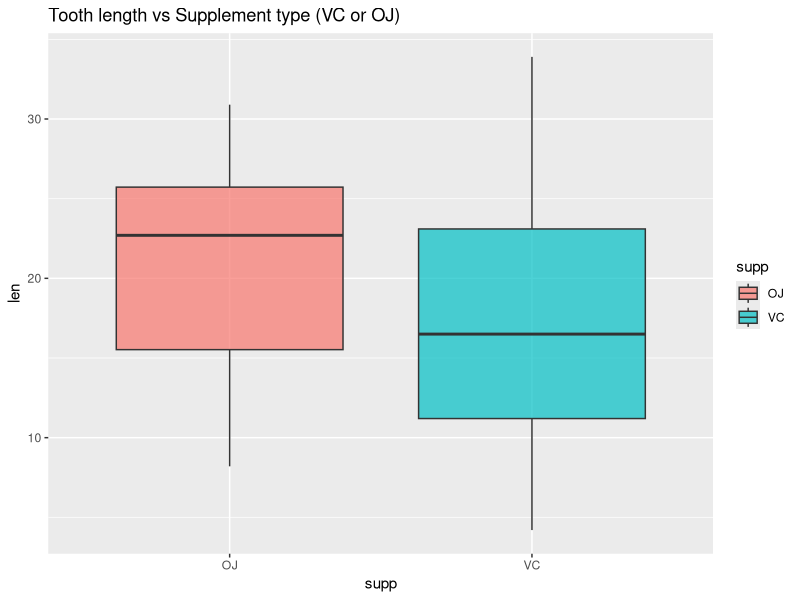
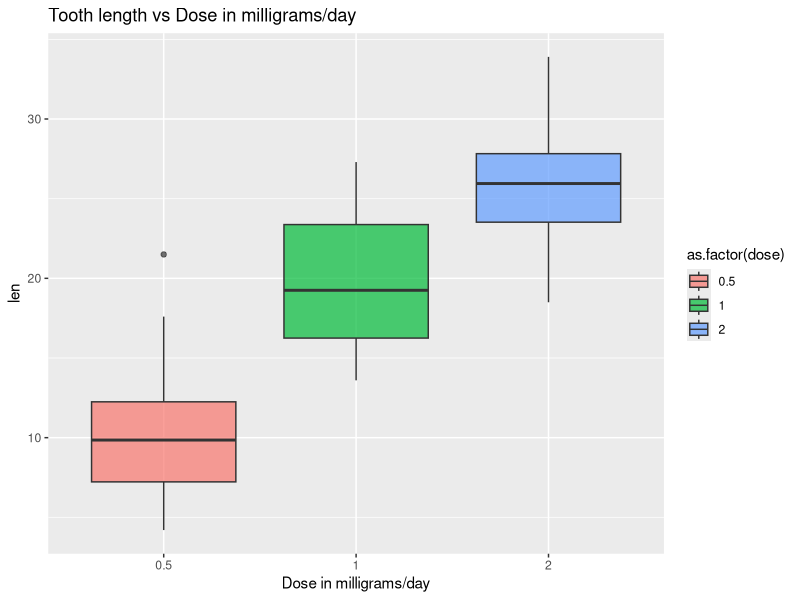

Generate these figures, in order, with R: (Note: this script raises an error after producing the figures.)
## ---- chunk 1
knitr::opts_chunk$set(echo = TRUE)
## ---- chunk 2
library(ggplot2)
library(dplyr)
## ---- chunk 3
data("ToothGrowth")
## ---- chunk 4
head(ToothGrowth)
## ---- chunk 5
str(ToothGrowth)
## ---- chunk 6
summary(ToothGrowth)
## ---- chunk 7
ToothGrowth %>%
  group_by(supp) %>%
  summarise(lenMean = mean(len), lenMedian = median(len), lenSD = sd(len))
## ---- chunk 8
ggplot(data = ToothGrowth, aes(x = supp, y = len)) +
  geom_boxplot(aes(fill=supp), alpha=.7) +
  labs(title="Tooth length vs Supplement type (VC or OJ)")
## ---- chunk 9
ToothGrowth %>%
  group_by(as.factor(dose)) %>%
  summarise(lenMean = mean(len), lenMedian = median(len), lenSD = sd(len))
## ---- chunk 10
ggplot(data = ToothGrowth, aes(x = as.factor(dose), y = len)) +
  geom_boxplot(aes(fill=as.factor(dose)), alpha=.7) +
  labs(title="Tooth length vs Dose in milligrams/day", x="Dose in milligrams/day")
## ---- chunk 11
t.test(formula = len ~ supp, data = ToothGrowth, paired=FALSE, var.equal=FALSE)
## ---- chunk 12
t.test(formula = len ~ dose, 
       data = ToothGrowth[which(ToothGrowth$dose == .5 | ToothGrowth$dose == 1 ), ], 
       paired=FALSE, var.equal=TRUE)
## ---- chunk 13
t.test(formula = len ~ dose, 
       data = ToothGrowth[which(ToothGrowth$dose == 1 | ToothGrowth$dose == 2 ), ], 
       paired=FALSE, var.equal=TRUE)
